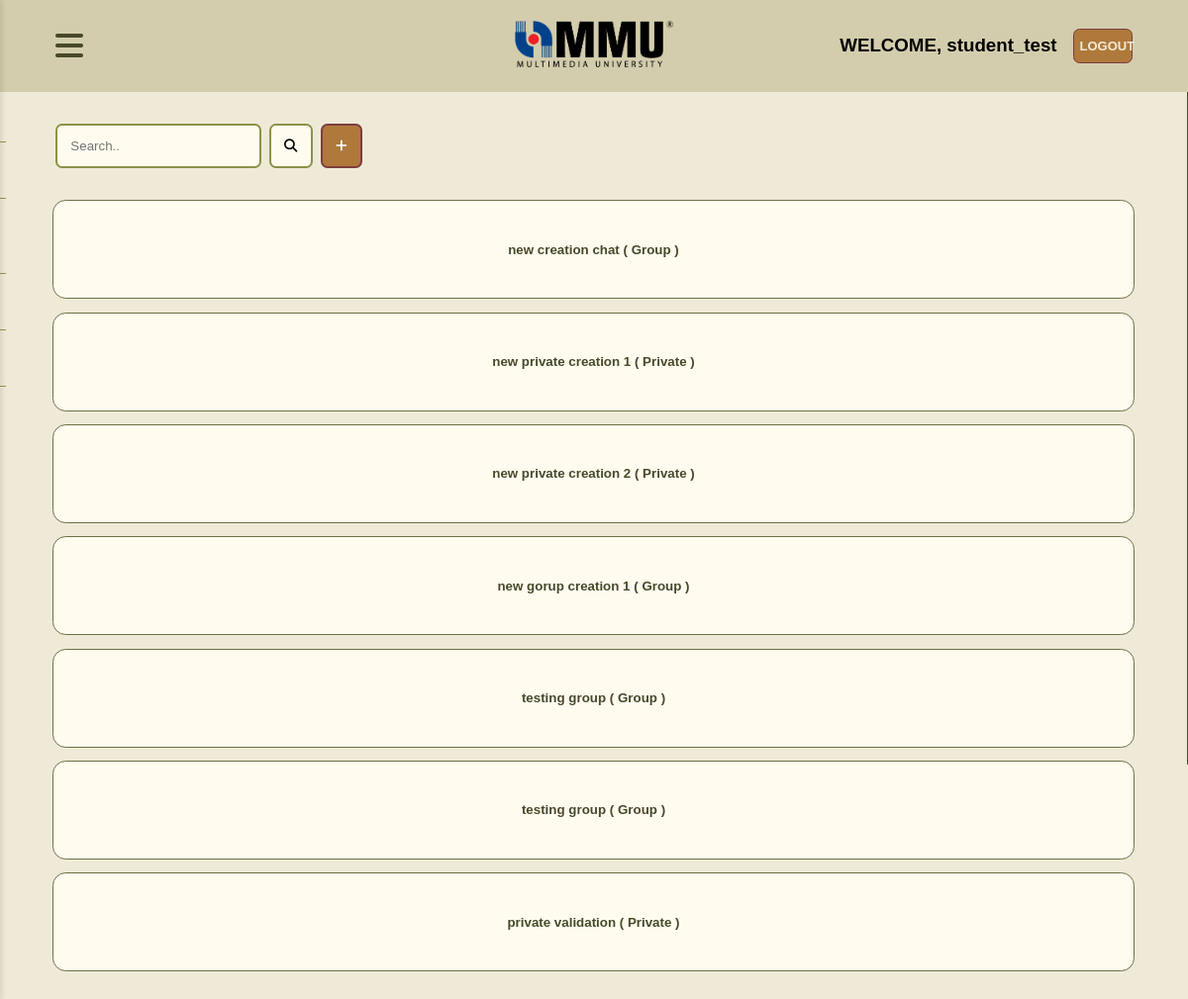
The page /STUDENT/chat.php (signed in) on the database its author committed.
### tables this page shows
CREATE TABLE `student` (
  `id` int(11) NOT NULL,
  `user_id` varchar(10) NOT NULL,
  `password` varchar(255) NOT NULL,
  `full_name` varchar(30) NOT NULL,
  `contact_no` varchar(12) NOT NULL,
  `email` varchar(30) NOT NULL,
  `role` enum('Student','Supervisor','Admin') NOT NULL,
  `is_collab` tinyint(1) NOT NULL,
  `supervisor_id` varchar(10) DEFAULT NULL,
  `specialisation` varchar(255) NOT NULL
);

CREATE TABLE `chat` (
  `id` int(11) NOT NULL,
  `chat_type` enum('Private','Group') NOT NULL,
  `created_at` datetime NOT NULL DEFAULT current_timestamp(),
  `chat_name` varchar(30) DEFAULT NULL
);

### chat-object.php (the view, shortened to what this page needs)
<?php
    class Chat {
        private $id;
        public function __construct($id, $chatType, $createdAt, $chatName, $participants, $admin) {
            $this->id = $id;
        }
        public function printChatName($chatName, $chatType){
            echo "<li><button type='button' class='chat' onclick='window.location.href=\"?chat_id=" . $this->id . "\"'>" . $chatName . " ( " . $chatType . " )</button></li>";
        }
    }
?>

### STUDENT/chat.php (shortened to what this page needs)
<?php
require_once '../chat-object.php';
    $conn = OpenCon();
    $sql = "SELECT DISTINCT chat.* FROM chat
            JOIN participant ON chat.id = participant.chat_id
            WHERE participant.user_id = '" . $_SESSION['user_id'] . "'";
    $result = $conn -> query($sql);
    $chats = [];
    while ($row = $result -> fetch_assoc()) {
        $participants = [];
        $adminQuery = "SELECT users.* FROM users
                        JOIN participant ON users.id = participant.user_id
                        WHERE participant.chat_id = '" . $row['id'] . "'
                        AND participant.is_admin = 1";
        $adminResult = $conn->query($adminQuery);
        $admin = $adminResult->fetch_assoc();
        $chat = new Chat($row['id'], $row['chat_type'], $row['created_at'], $row['chat_name'], $participants, $admin);
        $chats[] = $chat;
    }
?>
<!DOCTYPE html>
<html lang="en">
<head>
    <link rel="stylesheet" href="../CSS/set.css">
    <link rel="stylesheet" href="../CSS/header.css">
    <link rel="stylesheet" href="../CSS/chat.css">
    <link rel="stylesheet" href="https://cdnjs.cloudflare.com/ajax/libs/font-awesome/6.5.1/css/all.min.css">
</head>
<body>
    <?php
        $connect = OpenCon();
        $sql = "SELECT * FROM project WHERE student_id = '" . $_SESSION['user_id'] . "'";
        $result = $connect -> query($sql);
        $rows = $result->fetch_assoc();
        if ($result->num_rows == 0) {
            include '../HEADER/student-partial-header.inc.php';
        }
        else if ($rows['supervisor_approval_status'] == 'Pending' ||
            $rows['supervisor_approval_status'] == 'Rejected' ||
            $rows['admin_approval_status'] == 'Pending' ||
            $rows['admin_approval_status'] == 'Rejected') {
            include '../HEADER/student-partial-header.inc.php';
        } else {
            include '../HEADER/student-header.inc.php';
        }
    ?>
    <div class="container">
        <div class="col-left">
            <div class="btn-container">
                <form action="" method="GET" class="search-form">
                    <input type="text" name="search" placeholder="Search.." >
                    <button type="submit" id="search-btn"><i class="fa fa-search"></i></button>
                </form>
                <button type="button" id="add-btn" onclick="window.location.href='../add-chat.php'">
                    <i class="fa-solid fa-plus"></i>
                </button>
            </div>
            <div class="chat-list-container">
                <ul class="chat-list">
                    <?php
                        if (isset($_GET['search'])) {
                            $searchResults = !empty($_GET['search']) ? Chat::searchChat($_GET['search']) : $chats;
                            foreach ($searchResults as $chat) {
                                $chat->printChatName($chat->chatName, $chat->chatType);
                            }
                        } else {
                            foreach ($chats as $chat) {
                                $chat->printChatName($chat->chatName, $chat->chatType);
                            }
                        }
                    ?>
                </ul>
            </div>
        </div>
    </div>
</body>
</html>

### HEADER/student-header.inc.php (shortened to what this page needs)
<?php
    $connect = OpenCon();
    $query = "SELECT full_name FROM student WHERE user_id = " . $_SESSION['user_id'];
    $result = mysqli_query($connect, $query);
    $row = $result -> fetch_assoc();
?>
<header>
    <div id="menu">
        <label for="menu-toggle" class="menu-icon">
            <i class="fa-solid fa-bars menu-bar"></i>
        </label>
        <nav id="ham-menu">
            <div>
                <label for="menu-toggle"><i class="fa-regular fa-circle-xmark close-menu"></i></label>
                <ul>
                    <li><a href="main.php">HOME</a></li>
                    <li><a href="announcement.php">ANNOUNCEMENT</a></li>
                    <li><a href="meeting.php">SHEDULE MEETING</a></li>
                    <li><a href="chat.php">CHAT ROOM</a></li>
                    <li><a href="project-student.php">PROJECT</a></li>
                    <li><a href="status.php">CHECK STATUS</a></li>
                </ul>
            </div>
        </nav>
    </div>
    <figure id="logo">
        <a href="main.php"><img src="../IMG/MMU-logo.png" alt="MMU"></a>
    </figure>
    <div id="user">
        <h3>WELCOME, <span><?php echo $row['full_name']; ?></span></h3>
        <button id="logout-btn" onclick="window.location.href='../login.php'">LOGOUT</button>
    </div>
</header>

### CSS/set.css (style rules this page uses)
body { background-color: #efead7; font-family: Poppins, sans-serif; margin: 0; padding: 0; }
html { overflow-y: scroll; scroll-behavior: smooth; }

### CSS/header.css (style rules this page uses)
header { display: flex; justify-content: space-between; align-items: center; padding: 0.3em 3.5em; background-color: #d3cdad; }
#menu { width: 40%; display: flex; justify-content: flex-start; align-items: center; }
figure { width: 20%; display: flex; justify-content: center; align-items: center; }
#user { width: 40%; display: flex; justify-content: flex-end; align-items: center; gap: 1em; }
label > i { font-size: 2em; color: #47492b; cursor: pointer; transition: ease 0.2s; }
figure > a > img { width: 10em; }
#logout-btn { height: 2.7em; width: 15%; background-color: #af793b; border:1pt solid #7e3c3e; color: #efead7; cursor: pointer; font-weight: 700; font-size: small; border-radius: 0.5em; transition: ease-in-out 0.2s; }
.menu-icon { display: inline-block; cursor: pointer; }
#ham-menu { position: fixed; top: 0; left: 0; width: 20%; height: 100%; background-color: #efead7; box-shadow: 2px 0 5px rgba(0,0,0,0.1); transform: translateX(-100%); transition: transform 0.3s ease; }
nav > div > label { width: 100%; display: flex; justify-content: flex-end; }
.close-menu { cursor: pointer; font-size: 1.8em; padding: 1em 1em; margin-left: 0em; text-align: right; transition: ease 0.2s; }
#ham-menu { display: flex; flex-direction: column; justify-content: space-between; align-items: center; height: 100%; padding: 0; margin: 0; }
#ham-menu ul { padding: 0; margin: 0; list-style: none; }
#ham-menu ul li { padding: 0em; border-bottom: 1px solid #8f9148; cursor: pointer; text-align: center; transition: ease 0.2s; }
#ham-menu ul li:last-child { border-bottom: none; }

### CSS/chat.css (style rules this page uses)
.container { display: flex; height: 85vh; }
.col-left { flex: 1; text-align: center; border-right: 1px solid #47492b; }
.btn-container { display: flex; gap: 0.5em; padding-top: 1em; padding-left: 1em; padding-right: 1em; margin-left: 2.5em; margin-top: 1em; }
.search-form { display: flex; gap: 0.5em; }
input[type="text"], #search-btn { padding: 1em; border-radius: 0.5em; border: 2px solid #8f9148; background-color: #fffcef; cursor: pointer; }
#add-btn { padding: 1em; border-radius: 0.5em; border: 2px solid #7e3c3e; background-color: #af793b; color: white; cursor: pointer; }
.chat-list-container { margin-top: 1em; margin-left: 2.3em; margin-right: 2.3em; display: flex; flex-direction: column; padding-left: 1em; padding-right: 1em; }
.chat-list { list-style-type: none; padding: 0; margin-top: 1em; }
.chat { width: 100%; height: 100px; background-color: #fffcef; border: 1px solid #6d7045; border-radius: 1em; padding: 1em; margin-bottom: 1em; cursor: pointer; transition: transform 0.3s ease; transition-duration: 0.2s; color: #47492b; font-weight: bold; }
input { width: 100%; padding: 10px; border: 1px solid #6d7045; border-radius: 5px; color: #6d7045; }

### rows shown on the page
student: full_name "student_test"
chat: chat_name "new creation chat", chat_type "Group"
chat: chat_name "new private creation 1", chat_type "Private"
chat: chat_name "new private creation 2", chat_type "Private"
chat: chat_name "new gorup creation 1", chat_type "Group"
chat: chat_name "testing group", chat_type "Group"
chat: chat_name "testing group", chat_type "Group"
chat: chat_name "private validation", chat_type "Private"
